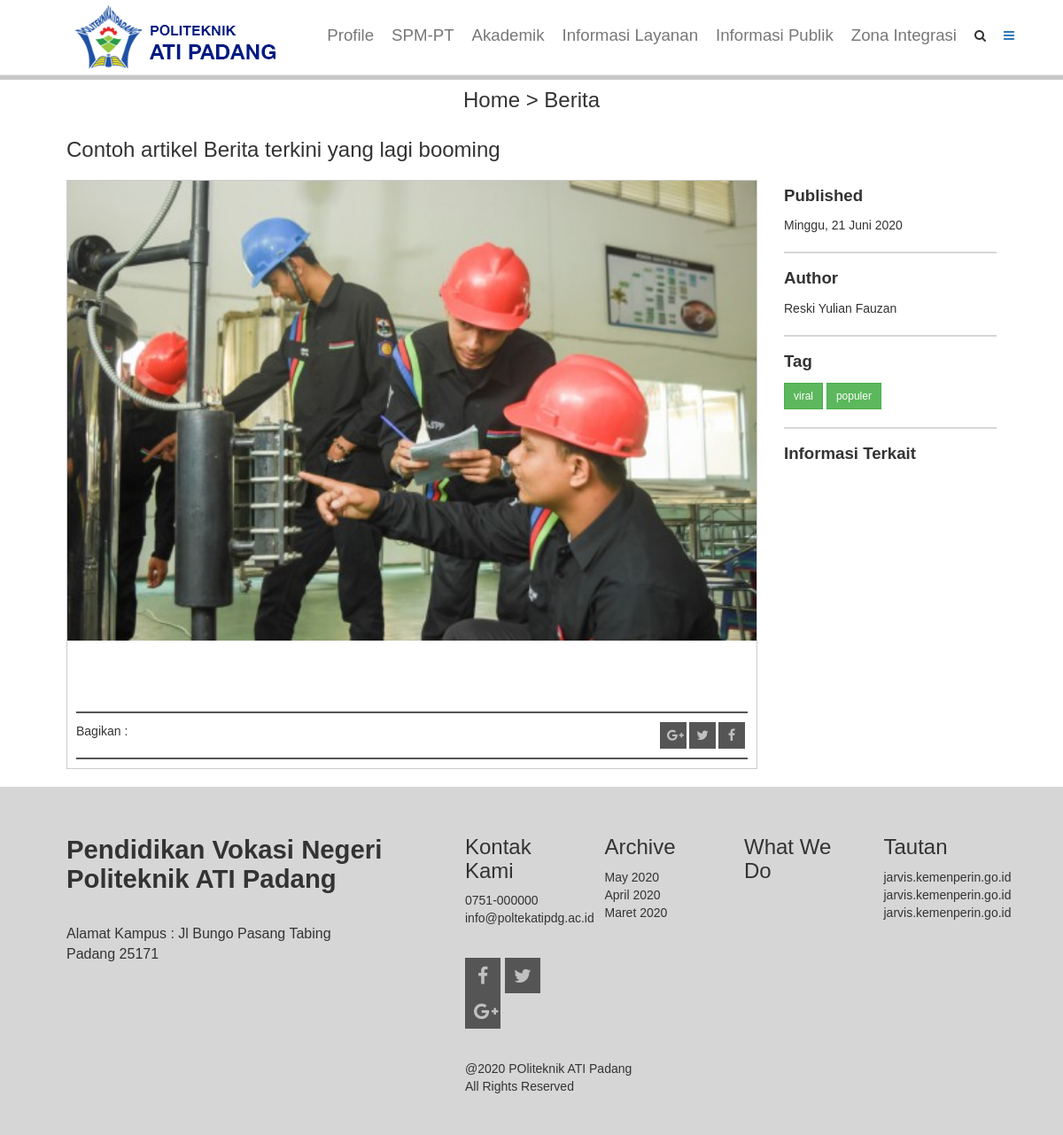
Page /contoh-artikel-berita-terkini-yang-lagi-booming on the committed database.
### tables this page shows
CREATE TABLE `m_menu` (
  `menu_id` int(11) NOT NULL AUTO_INCREMENT,
  `menu_judul` varchar(50) DEFAULT NULL,
  `menu_link` varchar(50) DEFAULT NULL,
  `menu_baseurl` tinyint(1) DEFAULT 1,
  `menu_idxutama` int(11) DEFAULT NULL,
  `menu_idxanak` int(11) DEFAULT 0,
  `menu_top` tinyint(1) NOT NULL DEFAULT 0,
  `menu_newtab` tinyint(1) NOT NULL DEFAULT 0,
  `menu_status` tinyint(1) DEFAULT NULL,
  PRIMARY KEY (`menu_id`)
);

CREATE TABLE `p_content` (
  `content_id` int(11) NOT NULL AUTO_INCREMENT,
  `content_kategoriid` int(11) DEFAULT NULL,
  `content_judul` varchar(100) DEFAULT NULL,
  `content_isi` text DEFAULT NULL,
  `content_tglpost` datetime DEFAULT NULL,
  `content_tglpublish` date DEFAULT NULL,
  `content_tglexp` date DEFAULT NULL,
  `content_thumb` text DEFAULT NULL,
  `content_link` varchar(100) DEFAULT NULL,
  `content_tag` text DEFAULT NULL,
  `content_tipe` enum('Halaman','Berita','Pengumuman','Prodi','Portofolio') DEFAULT NULL,
  `content_komentar` tinyint(1) DEFAULT NULL,
  `content_status` enum('Draft','Publish','Unpublish') DEFAULT NULL,
  `content_top` tinyint(1) DEFAULT 0,
  `content_hits` int(11) DEFAULT 0,
  `userinput` varchar(30) DEFAULT NULL,
  PRIMARY KEY (`content_id`)
);

CREATE TABLE `m_users` (
  `username` varchar(32) NOT NULL,
  `password` char(32) DEFAULT NULL,
  `ref_id` int(11) DEFAULT NULL,
  `nama_lengkap` varchar(50) DEFAULT NULL,
  `group_user` enum('Pemohon','Admin') DEFAULT NULL,
  `role` int(11) DEFAULT 1,
  `status_user` tinyint(1) DEFAULT NULL,
  PRIMARY KEY (`username`)
);

### application/controllers/Welcome.php (called while the page is built, shortened)
<?php
class Welcome extends CI_Controller {
	function __construct()
	{
		$this->load->model('landing_model');
	}
	function detail($link = "")
	{
		$row= $this->landing_model->getDetailContent($link);
		if(!empty($row)){
			if($row->content_tipe=='Prodi') {
				$con_content=array('content_tipe'=>$row->content_tipe);
				$con_tag = array();
			}
			else {
				$con_content = array('content_tipe' => $row->content_tipe);
				$con_tag = explode(',', $row->content_tag);
			}
			$terkait=$this->landing_model->getContentTerkait($con_content, $con_tag, $link);
		}else{
			$terkait=array();
		}
		$lampiran=$this->landing_model->getLampiran($link);
		$data = array('row' => $row, 'terkait'=> $terkait,'lampiran'=>$lampiran);
		$content = $this->load->view('public/berita_detail',	$data, true);
		$view = array(
			'content' => $content
		);
		$this->load->view('public/layout', $view);
	}
}

### index.php (called while the page is built, shortened)
<?php
require_once BASEPATH.'core/CodeIgniter.php';

### application/models/Landing_model.php (called while the page is built, shortened)
<?php
class Landing_model extends CI_Model
{
    function getTopMenu(){
        $this->db->order_by('menu_idxutama');
        $this->db->where('menu_top', 1);
        $this->db->where('menu_status', 1);
        return $this->db->get('m_menu')->result();
    }
    function getDetailContent($link){
        $this->db->where('content_link', $link);
        $this->db->where('content_tglpublish <= ', date('Y-m-d'));
        $this->db->group_start();
        $this->db->where('content_tglexp', '0000-00-00');
        $this->db->or_where('content_tglexp > ', date('Y-m-d'));
        $this->db->group_end();
        $this->db->join('m_users','m_users.username=p_content.userinput','left');
        return $this->db->get('p_content')->row();
    }
    function getContentTerkait($kondisi, $tag, $link){
        $this->db->where($kondisi);
        $this->db->where_not_in('content_link', array($link));
        if(!empty($tag)){
            $i=0;
            if(count($tag)>1) $this->db->group_start();
            foreach ($tag as $t ) {
                $i++;
                if($i==1) $this->db->like('content_tag',$t.",");
                else $this->db->or_like('content_tag', $t .",");
            }
            if (count($tag) > 1) $this->db->group_end();
        }
        return $this->db->get('p_content')->result();
    }
    function getLampiran($link){
        $this->db->where('content_link', $link);
        $this->db->join('p_lampiran', 'p_lampiran.content_id=p_content.content_id');
        return $this->db->get('p_content')->result();
    }
}

### application/helpers/global_helper.php (called while the page is built, shortened)
<?php
function longdate($date){
    $exp1 = explode(' ',$date);
    $exp2 = explode('-', $exp1[0]);
    $bulan=array('','Januari','Februari','Maret','April','Mei','Juni','Juli','Agustus','September','Oktober','November','Desember');
    return $exp2[2] ." " .$bulan[intval($exp2[1])] ." " .$exp2[0];
}
function getHari($tgl){
    $hari = array(
        'Sunday' => 'Minggu',
        'Monday' => 'Senin',
        'Tuesday' => 'Selasa',
        'Wednesday' => 'Rabu',
        'Thursday' => 'Kamis',
        'Friday' => 'Jumat',
        'Saturday' => 'Sabtu'
    );
    $enghari = date('l', strtotime($tgl));
    return $hari[$enghari];
}
?>

### application/views/public/layout.php (the view, shortened to what this page needs)
<!doctype html>
<html lang="en">
<head>
	<link rel="stylesheet" href="https://cdnjs.cloudflare.com/ajax/libs/font-awesome/4.7.0/css/font-awesome.min.css">
	<link rel="stylesheet" href="<?= base_url() ?>assets/css/bootstrap.min.css">
	<link rel="stylesheet" href="<?= base_url() ?>assets/font-awesome/css/font-awesome.min.css">
	<link rel="stylesheet" href="<?= base_url() ?>assets/css/style.css">
	<link rel="stylesheet" href="<?= base_url() ?>assets/css/home.css">
	<link rel="stylesheet" href="<?= base_url() ?>assets/css/custome.css">
	<link rel="stylesheet" href="<?= base_url() ?>assets/css/slider.css">
</head>
<body>
	<nav class="navbar navbar-default navbar-fixed-top">
		<div class="container">
			<div class="navbar-header">
				<a class="" href="<?= base_url() ?>">
					<div class="logo"><img src="<?= base_url() . "assets/images/logo.png" ?>" alt="" class='img-logo'>
					</div>
				</a>
			</div>
			<div id="navbar" class="navbar-collapse collapse">
				<ul class="nav navbar-nav navbar-right search-desktop">
					<li class=''>
						<div class=" task" onclick="showSearchBox()" onfocus="showSearchBox()"><i class="fa fa-search" aria-hidden="true"></i></div>
					</li>
					<li class=''>
						<div class=" task"><a href="#" onclick="otherMenu()"><i class="fa fa-bars" aria-hidden="true"></i></a></div>
					</li>
				</ul>
				<ul class="nav navbar-nav navbar-right">
					<?php
					$menu = $this->landing_model->getTopMenu();
					foreach ($menu as $m) {
					?>
						<li class=""><a href="<?php if ($m->menu_baseurl == 1) echo base_url() . $m->menu_link;
												else echo $m->menu_link ?>"><?= $m->menu_judul ?></a></li>
					<?php
					}
					?>
				</ul>
			</div>
		</div>
	</nav>
	<?= $content ?>
	<div class="footer">
		<div class="section">
			<div class="container container-footer">
				<div class="row">
					<div class="col-md-12">
						<div class="col-md-5 col-sm-5 col-xs-5 mob-nopadding">
							<h1 class='font-kampus'>Pendidikan Vokasi Negeri<br>Politeknik ATI Padang</h1>
							<p class='font-alamat'>Alamat Kampus : Jl Bungo Pasang Tabing<br>Padang 25171</p>
						</div>
						<div class="col-md-7 col-sm-7 col-xs-7 ">
							<div class="row">
								<div class="col-md-3 col-sm-3 col-xs-4 mob-nopadding">
									<h3 class='footer-title'>Kontak Kami</h3>
									<div class="footer-content">
										<p>0751-000000<br>
											info@poltekatipdg.ac.id</p>
									</div>
									<p class='row-medsos'>
										<span class='box-medsos fa fa-facebook'></span>
										<span class='box-medsos fa fa-twitter'></span>
										<span class='box-medsos fa fa-google-plus'></span>
									</p>
								</div>
								<div class="col-md-3 col-sm-3 col-xs-4 mob-nopadding">
									<h3 class='footer-title'>Archive</h3>
									<div class="footer-content">
										<p>May 2020<br>
											April 2020<br>
											Maret 2020</p>
									</div>
								</div>
								<div class="col-md-3 col-sm-3 col-xs-4 mob-nopadding wedo">
									<h3 class='footer-title'>What We Do</h3>
								</div>
								<div class="col-md-3 col-sm-3 col-xs-4 mob-nopadding">
									<h3 class='footer-title'>Tautan</h3>
									<div class="footer-content">
										<p>jarvis.kemenperin.go.id<br>
											jarvis.kemenperin.go.id<br>
											jarvis.kemenperin.go.id</p>
									</div>
								</div>
							</div>
							<div class="row">
								<div class="col-md-12 mob-nopadding">
									<p>@2020 POliteknik ATI Padang<br>All Rights Reserved</p>
								</div>
							</div>
						</div>
					</div>
				</div>
			</div>
		</div>
	</div>
</body>
</html>

### application/views/public/berita_detail.php (shortened to what this page needs)
<?php
if (!empty($row)) {
?>
	<div class="section  top100">
		<div class="text-center">
			<h3>Home > <?= $row->content_tipe; ?></h3>
		</div>
	</div>
	<div class="section ">
		<div class="container">
			<div class="col-md-9 col-sm-8">
				<h3><?= $row->content_judul ?></h3>
			</div>
			<div class="col-md-3 col-sm-4">&nbsp;</div>
			<div class="col-md-9 col-sm-8">
				<div class="card">
					<?php
					if (!empty($row->content_thumb) && $row->content_tipe == "Berita") {
					?>
						<img src="<?= base_url() . "uploads/media/thumb/" . $row->content_thumb ?>" alt="" class='img img-responsive ' style='width:100%'>
					<?php
					}
					?>
					<div class="card-body">
						<div class="row">
							<div class="col-md-12">
								<?= $row->content_isi ?>
							</div>
						</div>
						<div class="row">
							<div class="col-md-12">
								<div class='lampiran'>
								</div>
							</div>
						</div>
					</div>
					<div class="card-footer">
						<div class="share">
							<div class="row">
								<div class="col-md-12">
									<div class='float-left'>Bagikan :</div>
									<div class='float-right'>
										<span class='box-share fa fa-facebook'></span>
										<span class='box-share fa fa-twitter'></span>
										<span class='box-share fa fa-google-plus'></span>
									</div>
								</div>
							</div>
						</div>
					</div>
				</div>
			</div>
			<div class="col-md-3 col-sm-4">
				<div class="widget">
					<div class="widget-header">
						Published
					</div>
					<div class="widget-body">
						<?= getHari($row->content_tglpublish) . ", " . longdate($row->content_tglpublish) ?>
					</div>
				</div>
				<div class="widget">
					<div class="widget-header">
						Author
					</div>
					<div class="widget-body">
						<?= $row->nama_lengkap; ?>
					</div>
				</div>
				<div class="widget">
					<div class="widget-header">
						Tag
					</div>
					<div class="widget-body">
						<?php
						if (!empty($row->content_tag)) {
							$content_tag = explode(',', $row->content_tag);
							foreach ($content_tag as $t) {
								echo ' <span class="btn btn-success btn-sm btn-radius">' . $t . '</span>';
							}
						}
						?>
					</div>
				</div>
				<div class="widget-info">
					<div class="widget-header">
						Informasi Terkait
					</div>
				</div>
			</div>
		</div>
	</div>
<?php
}
?>

### assets/css/style.css (style rules this page uses)
html { height: 100%; }
body { background-color: #fff; height: 100%; }
.container { padding: 0px; }

### assets/css/home.css (style rules this page uses)
.container { padding: 0px; }
.section { margin: 10px 0; padding: 0px; }
@media (min-width: 992px) { body { background-color: #fff; } }

### assets/css/custome.css (style rules this page uses)
.task { display: block; padding: 30px 10px; clear: both; font-weight: 400; line-height: 1.42857143; color: #333; white-space: nowrap; float: left; }
.navbar-default .navbar-nav > li > a { color: #777; font-size: 14pt; padding: 30px 10px; }
.top100 { margin-top: 100px; }
.footer { background-color: #D6D6D6; }
.card { margin:10px 0px; }
.container-footer { padding:35px 0px; }
.font-kampus { font-size: 22pt; font-weight: bold; padding-bottom: 25px; }
.font-alamat { font-size: 12pt; }
.wedo { display: block; }
.row-medsos { width: 100%; float: left; padding: 25px 0; }
.box-medsos { width: 40px; height: 40px; padding: 10px; margin-right: 5px; float: left; text-align: center; font-size: 16pt; background-color: #555; color: #c0c0c0; }
.btn { border-radius:0px; }
a { text-decoration: none; }
.widget { padding: 10px 0 20px 0; border-bottom: 2px solid #D6D6D6; border-collapse: collapse; }
.widget-info { padding: 10px 0 20px 0; }
.widget-header { padding: 5px 0 10px 0; font-size: 14pt; font-weight: bold; }
.share { width: 100%; padding-top: 10px; padding-bottom: 10px; display: block; width: auto; border-top: 2px solid #555; border-bottom: 2px solid #555; border-collapse: collapse; text-align: left; }
.float-left { text-align: left; width: 50%; float: left; }
.float-right { width: 50%; float: right; text-align: right; }
.box-share { width: 30px; height: 30px; padding: 8px; margin-right: 3px; float: left; text-align: center; font-size: 11pt; background-color: #555; color: #c0c0c0; float: right; }
.card { border: #ccc solid 1px; border-collapse: collapse; }
.card-body { padding: 10px; }
.card-footer { padding: 10px; }
.lampiran { font-size: 12pt; padding-top: 20px; font-weight: bold; }
@media screen and (min-width: 768px) { .container { width:90%; } }
@media screen and (min-width: 768px) { .navbar-default { background-color: #fff; border-color: #e7e7e7; height: 85px; } }
@media screen and (min-width: 768px) { .logo { float:left; margin-left:20px; width: 85px; } }
@media screen and (min-width: 768px) { .search-desktop { display: block; } }
@media screen and (min-width: 768px) { .text-center { text-align: center; } }
@media screen and (min-width: 768px) { .navbar { box-shadow : 0px 5px #00000038; } }

### assets/css/slider.css (style rules this page uses)
* { box-sizing: border-box }
body { font-family: Verdana, sans-serif; margin:0 }
img { vertical-align: middle; }

### rows in the picture
m_menu: menu_judul "Profile"
m_menu: menu_judul "SPM-PT"
m_menu: menu_judul "Akademik"
m_menu: menu_judul "Informasi Layanan"
m_menu: menu_judul "Informasi Publik"
m_menu: menu_judul "Zona Integrasi"
p_content: content_tipe "Berita", content_judul "Contoh artikel Berita terkini yang lagi booming", content_thumb (picture), content_tglpublish "Minggu", content_tglpublish "21 Juni 2020", m_users.nama_lengkap "Reski Yulian Fauzan", content_tag "viral", content_tag "populer"
